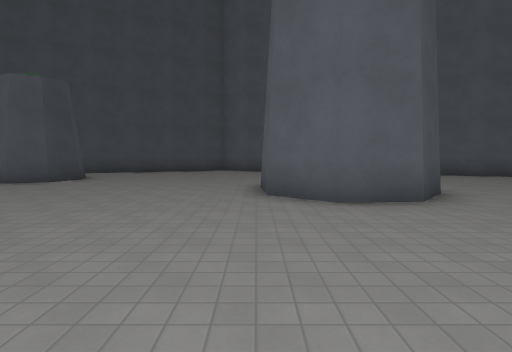
[1] (above)

22 first-person views from a walk through a 3-D level made in the Godot game engine. The camera is 1.5 m above the floor, tilts 4° down and sees 80° across. The floor is counted in squares, 2 m on a side. Each view is taken from the middle of a square. On the plan, view 1 faces up. The plan holds only what a view shows up to about 10 squares ahead; the rest is blank. The place goes on beyond the plan. Characters and animated objects are left out. Surface patterns are stand-ins for the level's own textures.

[2]
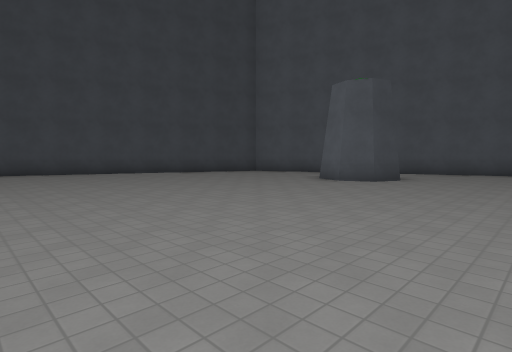

[3]
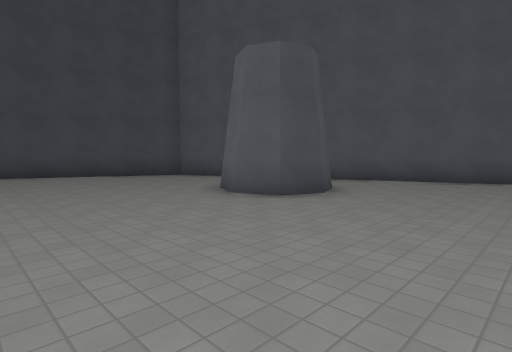

[4]
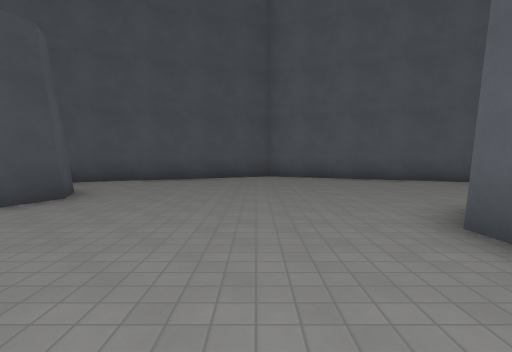

[5]
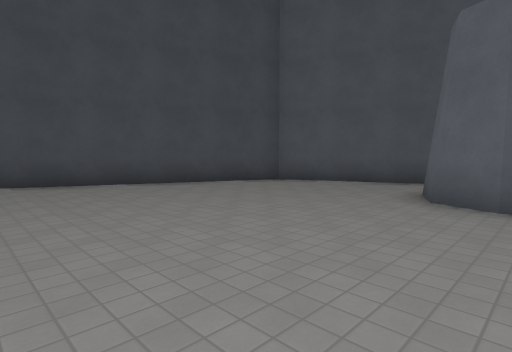

[6]
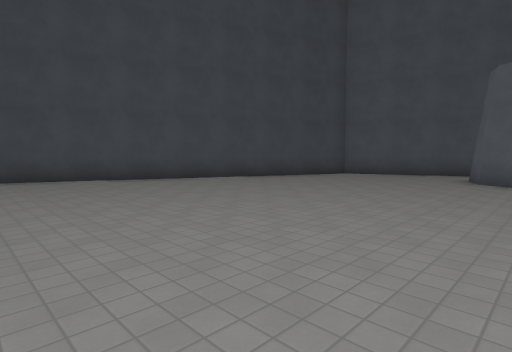

[7]
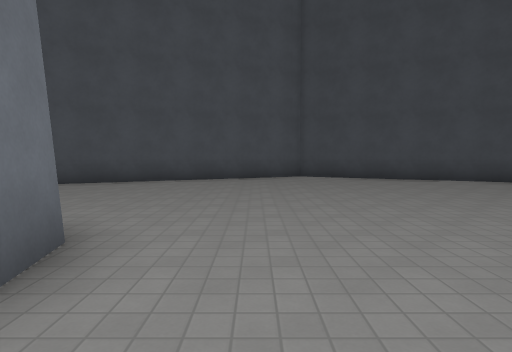

[8]
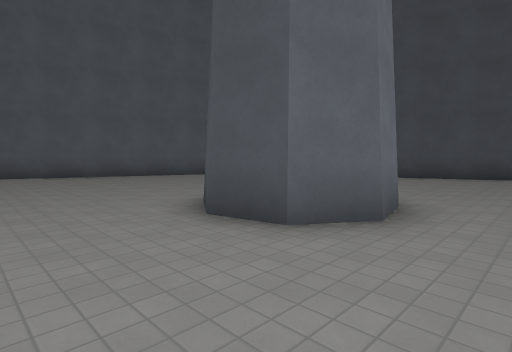

[9]
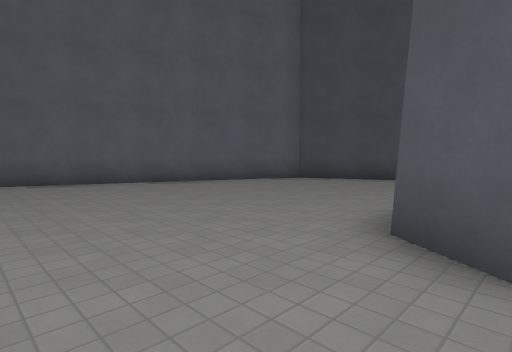

[10]
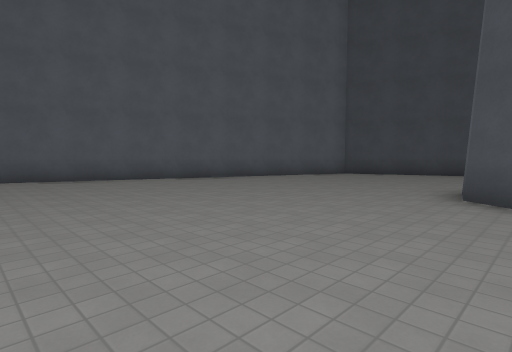

[11]
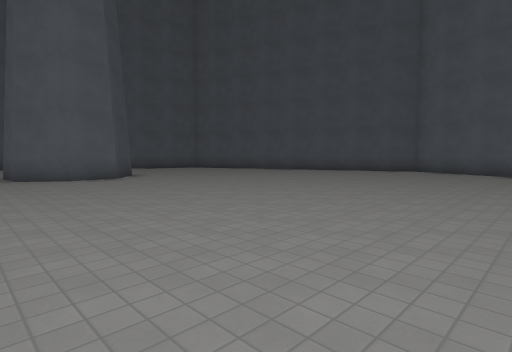

[12]
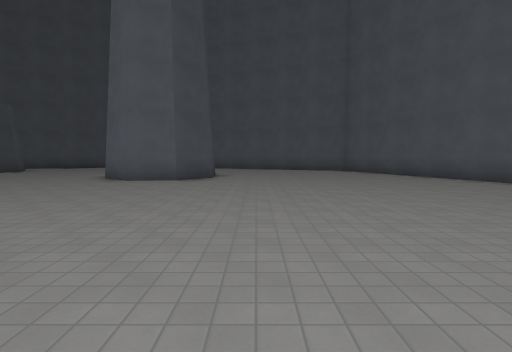

[13]
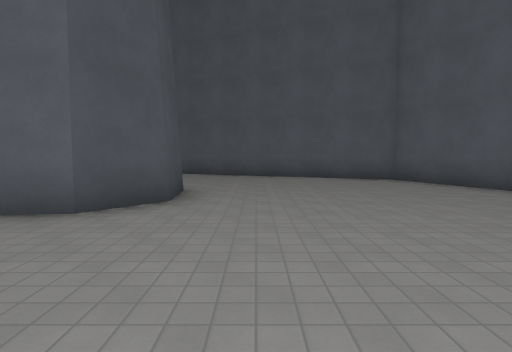

[14]
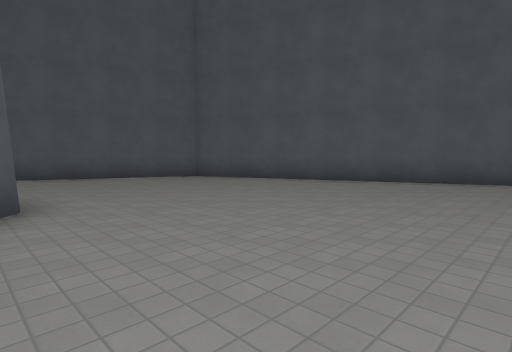

[15]
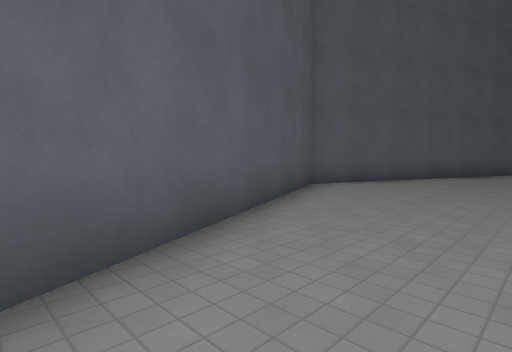

[16]
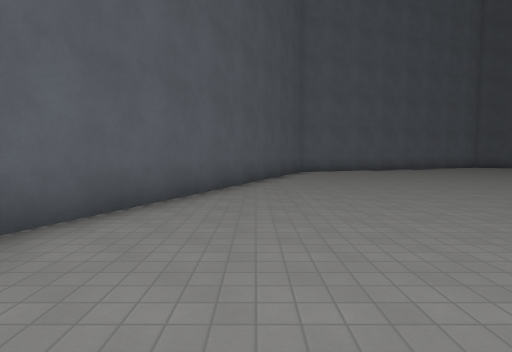

[17]
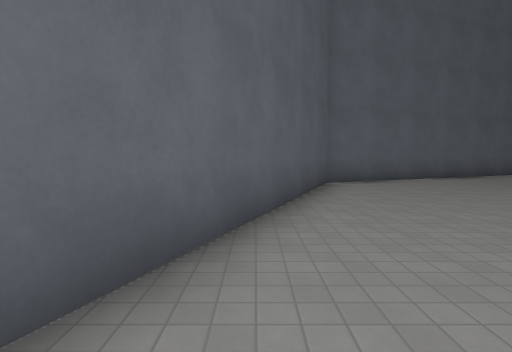

[18]
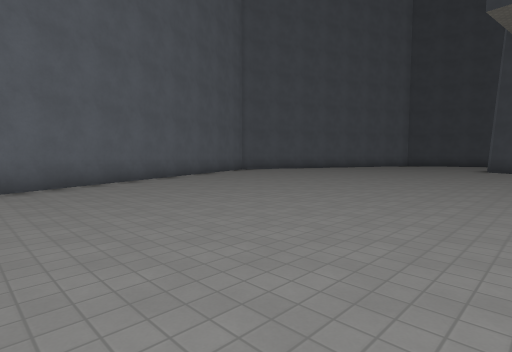

[19]
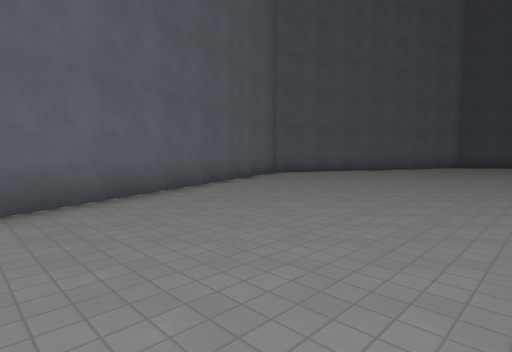

[20]
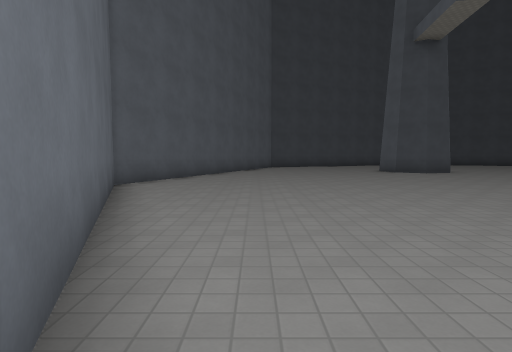

[21]
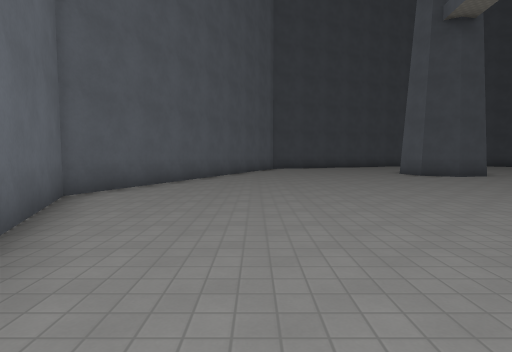

[22]
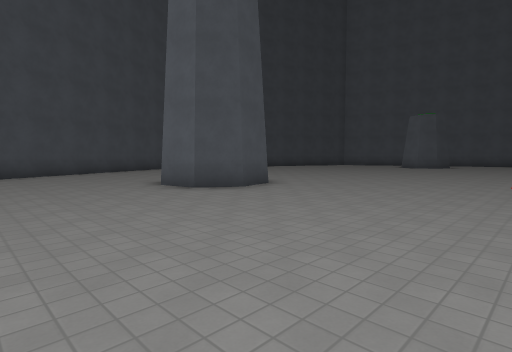

### Floor plan
Points are (right, up) in squares from view 1. A wall is a line through its corners. A room is listed if a view was taken in it or the views show most of it. See-through windows are left out.
Room 1 (views 1, 2, 3, 4, 5, 6, 7, 8, 9, 10, 11, 12, 13, 14, 15, 16, 17, 18, 19, 20, 21, 22)
walls: (-8.6, -3.7) (-7.5, -3.4) (-6.5, -4) (-6.3, -5.1) (-6.9, -6.1) (-8, -6.3); (3.5, 7.3) (3.6, 5.9) (2.7, 4.9) (1.3, 4.8) (0.2, 5.7) (0.1, 7.1); (-5.7, 10) (-5.3, 9.2) (-5.7, 8.3) (-6.5, 8) (-7.4, 8.3) (-7.7, 9.2); (-2.6, 14) (-12.1, 10.1) (-16.4, -0.2); (-16.1, -1.6) (-12.1, -11.1) (-1.5, -15.5) (9.1, -11.1) (13.5, -0.5) (9.1, 10.1) (-0.3, 14)

Where each view was taken, in squares from view 1:
view 1: 0 up, 0 right, facing up
view 2: 0 up, 2 left, facing up-left
view 3: 4 up, 2 left, facing up-left
view 4: 4 up, 2 left, facing up
view 5: 3 up, 6 left, facing up-left
view 6: 1 down, 6 left, facing up-left
view 7: 2 down, 6 left, facing left
view 8: 2 down, 4 left, facing down-left
view 9: 5 down, 4 left, facing down-left
view 10: 5 down, 1 left, facing down-left
view 11: 5 down, 1 left, facing up-right
view 12: 4 down, 5 right, facing up
view 13: 1 up, 5 right, facing up
view 14: 1 up, 3 right, facing up-right
view 15: 6 up, 9 right, facing down-right
view 16: 2 up, 11 right, facing down
view 17: 3 down, 11 right, facing down
view 18: 4 down, 9 right, facing down-left
view 19: 7 down, 8 right, facing down-left
view 20: 12 down, 6 right, facing left
view 21: 12 down, 4 right, facing left
view 22: 10 down, 1 left, facing up-left
